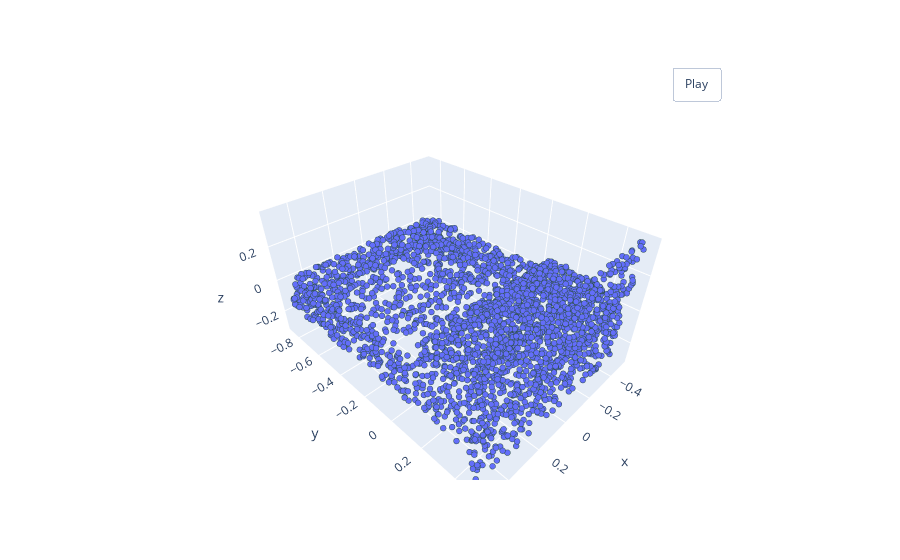

Notebook cell for this chart:
### Code cell
norm_pointcloud = Normalize()(pointcloud_ex)
pcshow(*norm_pointcloud.T)

### Figure 1 — Plotly figure (JSON) as saved in the notebook; plotly's stock layout.template omitted (floating-point values rounded to 4 significant figures; data arrays with more than 128 entries replaced by an {"elided": "..."} marker saying what was removed)
{"data": [{"marker": {"line": {"color": "DarkSlateGrey", "width": 2}, "size": 2}, "mode": "markers", "type": "scatter3d", "x": {"elided": "3000 float values"}, "y": {"elided": "3000 float values"}, "z": {"elided": "3000 float values"}}], "layout": {"updatemenus": [{"buttons": [{"args": [null, {"frame": {"duration": 50, "redraw": true}, "fromcurrent": true, "mode": "immediate", "transition": {"duration": 0}}], "label": "Play", "method": "animate"}], "pad": {"r": 10, "t": 45}, "showactive": false, "type": "buttons", "x": 0.8, "xanchor": "left", "y": 1, "yanchor": "bottom"}]}}
